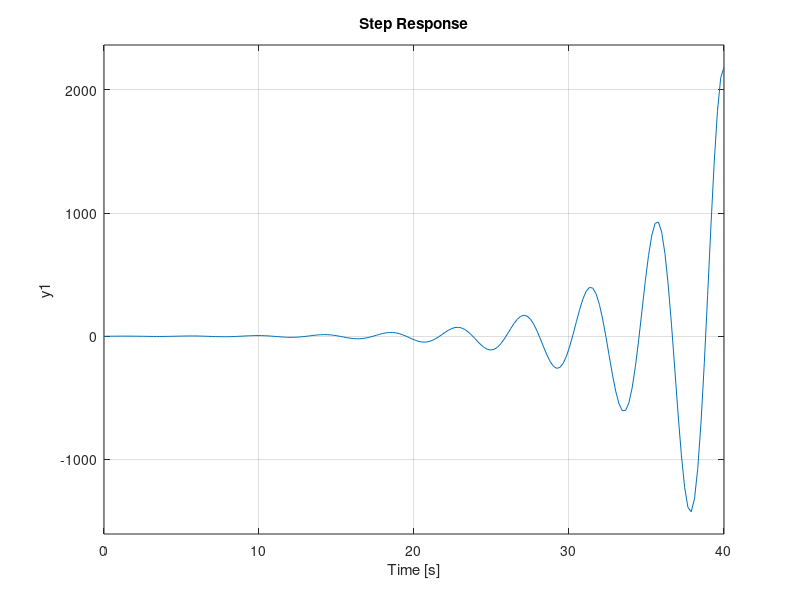

Source code (MATLAB): (Note: this script raises an error after producing the figure.)
s = tf('s')
T = 1;

num = 1;
den = [T T/16 1];

Kp = 1;
Ti = 1;
Ki = Kp/Ti;

sys = tf(num, den);
sys_c = tf([Kp, Ki], [1, 0]);
fungsi = feedback(sys*sys_c, 1);

figure
subplot(311), step(fungsi*s);   % Impulse reponse
stepinfo(fungsi*s)
subplot(312), step(fungsi);      % Step Response
stepinfo(fungsi)
subplot(313), step(fungsi / s);  % Ramp response 
stepinfo(fungsi/s)